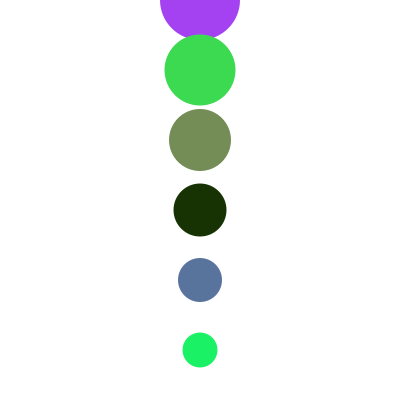
Frame 1 (no input)
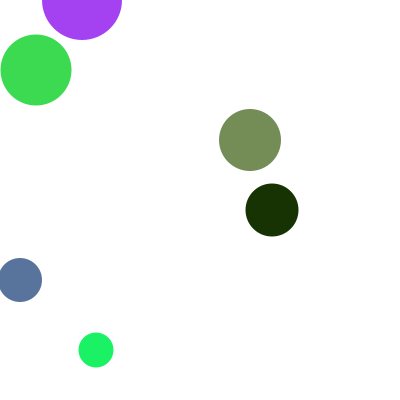
Frame 60 (the mouse pressed at the canvas centre just before this capture)
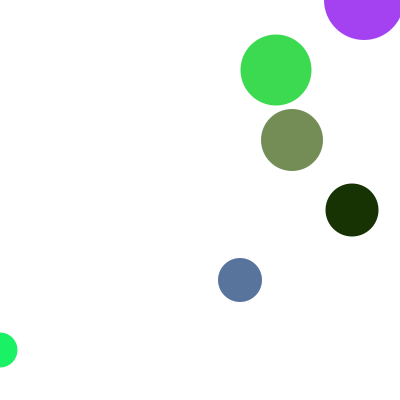
Frame 120 (the mouse held since frame 60 and released just before this capture)

The Processing sketch that drew these frames (run headless with seeded random() and noise(); from frame 60 on, the mouse is pressed at the canvas centre):

// Processing sketch: processing_90288
// ── processing_90288.pde

Cercle[] mesCercles; // Je me cree un tableau qui contient des Cercle nommé mesCercles

void setup() {
  size(400, 400);
  smooth();
  frameRate(30);
  
  noStroke();
  
  mesCercles = new Cercle[6]; // Je donne 6 cellules a mon tableau
  
  for(int i = 0; i < 6; i++){ // Pour traverser chaque cellule
    mesCercles[i] = new Cercle(width/2, 10*(i*7),80-(i*9),(1+i)*2,i,color(random(0,255),random(0,255),random(0,255))); // Je cree un cercle dans chaque cellule
  } 
}

void draw() {
  background(255);
  
  for(int i = 0; i < 6; i++){ // Je traverse les cellules
    mesCercles[i].afficher(); // J'execute la fonction afficher de chaque cercle de chaque cellule
    mesCercles[i].bouger(); // J'execute la fonction bouger idem ^
  }  
}

class Cercle {
  // proprietes
  float x;
  float y;
  float d; // diametre
  float v; // vitesse
  int t; // trajectoire
  color c;
  
  // constructeur
  Cercle(float posX, float posY, float diametre, float vitesse, int trajectoire, color couleur){
    x = posX;
    y = posY;
    d = diametre;
    v = vitesse;
    t = trajectoire;
    c = couleur;
  }
  
  // methodes
  void afficher(){
    fill(c);
    ellipse(x,y,d,d);
  }
  
  void bouger(){
    if(t == 0 || t == 2 || t == 4){ // Si c'est le premier, troisieme ou 5e cercle..
      x -= v; // on va vers la gauche
    }else{ // sinon
      x += v; // on va vers la droite
    }
    
    if(x >=width){
      x = 0;
    }
    if(x < 0){
      x = width;
    }
  }
}
